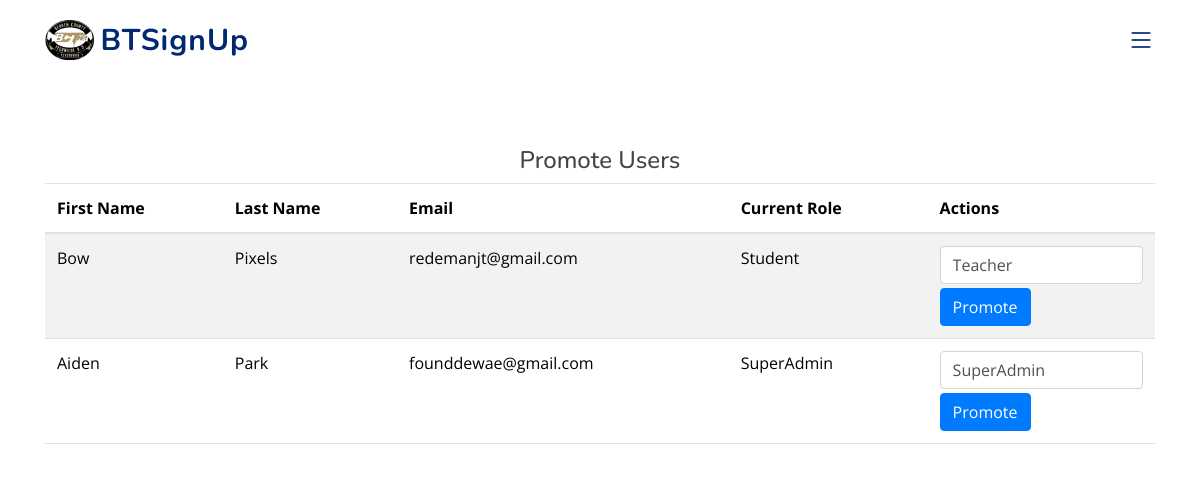
/promote (signed in), run on an earlier commit of the app's database.
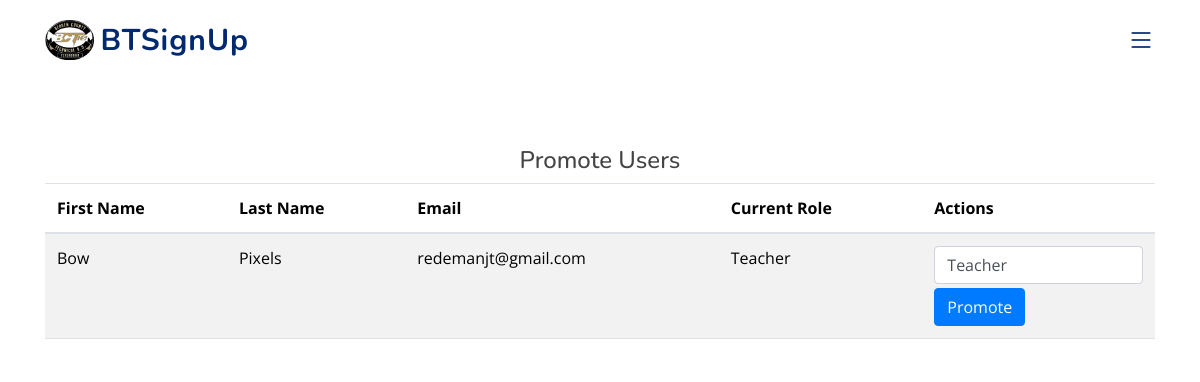
And on a later commit of the database.
### classes.py (models this page shows, shortened)
class UserBase(db.Model, UserMixin):
    __abstract__ = True
    id = db.Column(db.Integer, primary_key=True, autoincrement=True)
    first_name = db.Column(db.String(255))
    last_name = db.Column(db.String(255))
    email = db.Column(db.String(255), unique=True, nullable=False)
    password_hash = db.Column(db.String(255), nullable=True)
    email_verification_token = db.Column(db.String(255))
    is_verified = db.Column(db.Boolean, default=False)
    mfa_enabled = db.Column(db.Boolean, default=False)
    phone_number = db.Column(db.String(10), nullable=False, default='')
    account_type = db.Column(db.String(255), nullable=False, default="Student")
    joined_events = db.Column(JSON, default = load_default_events)

class User(UserBase):
    __tablename__ = 'users'
    teacher = relationship("Teacher", uselist=False, back_populates="user")
    admin = relationship("Admin", uselist=False, back_populates="user")

### app.py (the view, shortened to what this page needs)
@app.route('/promote', methods=['GET', 'POST'])
@login_required
def promote():
        role_map = {
                            'SuperAdmin': SuperAdmin,
                            'Admin': Admin,
                            'Teacher': Teacher,
                            'Student': User
                        }
        current_user_obj = User.query.get(current_user.id)# Retrieve the current user by ID
        try:
            current_user_obj = role_map[current_user_obj.account_type].query.filter_by(id = current_user.id).first()
        except:
            pass
        users = User.query.all()
        if request.method == 'GET':
            return render_template('promote.html', users=users)  # Pass users to the template

### app.py (called while the page is built)
@login_manager.user_loader
@login_manager.user_loader
def load_user(user_id):
    try:
        return User.query.get(int(user_id))  # Ensure this conversion happens only on valid data
    except (TypeError, ValueError):
        return None  # Return None gracefully for invalid or missing data

### templates/promote.html (shortened to what this page needs)
{% extends "base.html" %}
{% set active_page = 'promote' %}
{% block content %}
<div class="container rounded bg-white mt-5 mb-5">
    <h4 class="text-center">Promote Users</h4>
    <div class="table-responsive">
        <table class="table table-striped">
            <thead>
                <tr>
                    <th>First Name</th>
                    <th>Last Name</th>
                    <th>Email</th>
                    <th>Current Role</th>
                    <th>Actions</th>
                </tr>
            </thead>
            <tbody>
                {% for user in users %}
                    <tr>
                        <td>{{ user.first_name }}</td>
                        <td>{{ user.last_name }}</td>
                        <td>{{ user.email }}</td>
                        <td>{{ user.account_type }}</td>
                        <td>
                            <form method="POST" action="{{ url_for('promote') }}">
                                <select name="new_role" class="form-control mb-1">
                                    <option value="Teacher" {% if user.account_type == 'Teacher' %} selected {% endif %}>Teacher</option>
                                    <option value="SuperAdmin" {% if user.account_type == 'SuperAdmin' %} selected {% endif %}>SuperAdmin</option>
                                </select>
                                <button type="submit" class="btn btn-primary">Promote</button>
                            </form>
                        </td>
                    </tr>
                {% endfor %}
            </tbody>
        </table>
    </div>
</div>
{% endblock %}
{% block main_css %}
<link href="{{ url_for('static', filename='assets/css/style.css') }}" rel="stylesheet">
{% endblock %}

What changed in the data, as far as the page shows it:
removed User: first_name "Aiden", last_name "Park", email "founddewae@gmail.com", account_type "SuperAdmin", new_role "SuperAdmin"
changed User "Bow": account_type "Student" → "Teacher"
